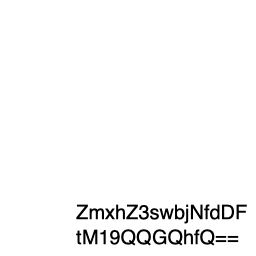
#> input picture test/2020/CSAW-Quals/crypto/perfect_secrecy/flag.png, 256 x 256 px
$ python one_time_pad.py
#> lines starting #> are read from the running program, lines starting #| are printed output that depends on the picture; after the words box and inside, x2 and y2 are one past the last pixel; in counts of white or black regions, pixels touching at a corner belong together
from PIL import Image, ImageChops

flag = Image.open(r"flag.png") .convert("1")
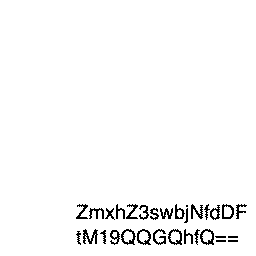
#> flag: PIL image 256x256 1; 97.2% white; black in thin lines or dots, all inside (x1, y1, x2, y2) = (76, 204, 247, 245)
key = Image.open(r"key.png") .convert("1")
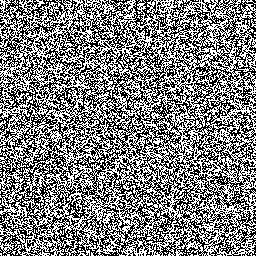
#> input picture test/2020/CSAW-Quals/crypto/perfect_secrecy/key.png, 256 x 256 px
#> key: PIL image 256x256 1; 50.1% white; black in thin lines or dots
other = Image.open(r"other.png") .convert("1")
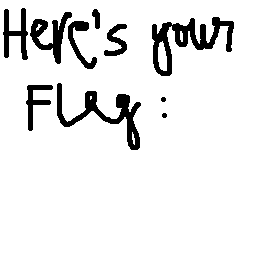
#> input picture test/2020/CSAW-Quals/crypto/perfect_secrecy/other.png, 256 x 256 px
#> other: PIL image 256x256 1; 91.2% white; 10 black regions, largest, box (x1, y1, x2, y2) and area: (152, 17, 234, 76) 1644, (57, 83, 141, 150) 1390, (30, 12, 72, 64) 793

im1 = ImageChops.logical_xor(flag,key)
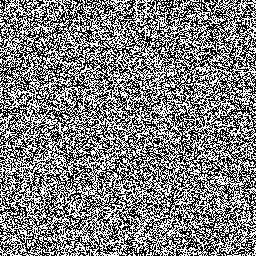
#> im1: PIL image 256x256 1; 50% white; black in thin lines or dots
im2 = ImageChops.logical_xor(other,key)
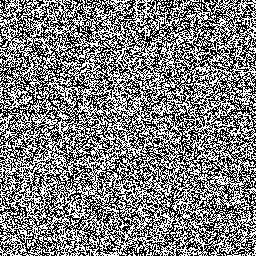
#> im2: PIL image 256x256 1; 49.8% white in thin lines or dots

im1.save("image1.png")
im2.save("image2.png")
